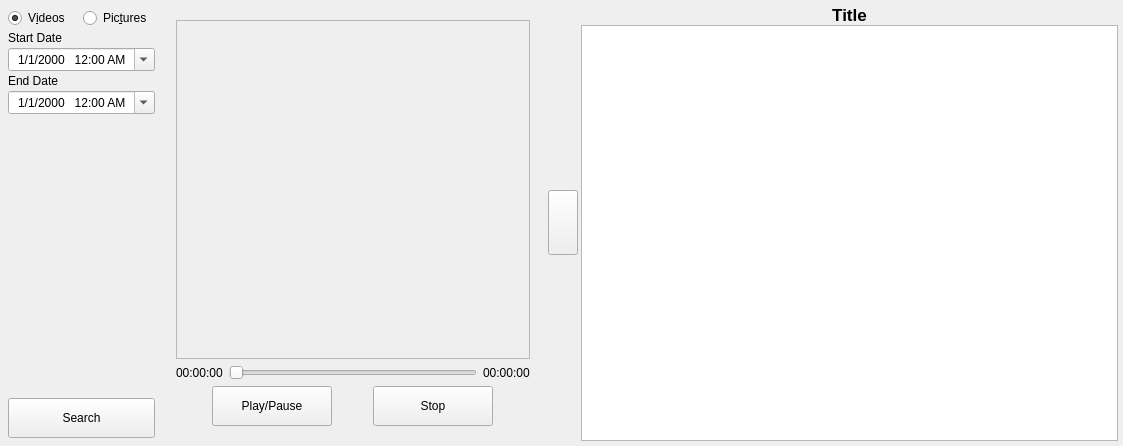
<?xml version="1.0" encoding="UTF-8"?>
<ui version="4.0">
 <class>Records</class>
 <widget class="QWidget" name="Records">
  <property name="geometry">
   <rect>
    <x>0</x>
    <y>0</y>
    <width>1123</width>
    <height>446</height>
   </rect>
  </property>
  <property name="minimumSize">
   <size>
    <width>0</width>
    <height>0</height>
   </size>
  </property>
  <property name="windowTitle">
   <string>Form</string>
  </property>
  <property name="styleSheet">
   <string notr="true">#Records{
	background-color: rgb(33, 33, 33);

}
#Records QLabel{
	color: rgb(189, 189, 189);

}
#Records &gt;QFrame {
	border: 1px solid rgb(189, 189, 189);
}
 #searchButton {
	background-color: rgb(0, 176, 251);
	border : None;
	border-radius:10px;
	padding:10px;
}
#frame QPushButton {
	background-color: rgb(43, 45, 53);
	color: rgb(189, 189, 189);
    border: 1px solid rgb(189, 189, 189);
    border-radius: 12px; 
    padding: 10px; 

}
#frame QPushButton::hover {
	background-color: rgb(0, 142, 246);

}

QRadioButton{
	color: rgb(189, 189, 189);

}

#toggleSideBarButton{
	background-color: rgb(43, 45, 53);
	color: rgb(189, 189, 189);
    border: 1px solid rgb(189, 189, 189);
    border-radius: 12px; 

}

#listWidget{
	background-color:  rgb(33, 33, 33);
	color: rgb(189, 189, 189);
	border: 1px solid rgb(189, 189, 189);
}
#listWidget::item:selected{
	background-color: rgb(78, 114, 171);

}
#listWidget::item:hover{
	background-color: rgb(86, 125, 188);

}

/* Generated automatical with phind (don't care to understand what's it do becaus it look cool)*/

QDateTimeEdit {
        background-color: rgb(43, 45, 53);
        color: rgb(189, 189, 189);
        border: 1px solid rgb(189, 189, 189);
        border-radius: 12px;
        padding: 10px;
        font-size: 14px;
    }

    QDateTimeEdit::drop-down {
		 image: url(:/resources/resources/Icons/angle-down-solid.svg);
       	subcontrol-origin: padding;
        subcontrol-position: top right;
        width: 25px;
        border-left-width: 1px;
        border-left-color: rgb(189, 189, 189);
        border-left-style: solid;
        border-top-right-radius: 12px;
        border-bottom-right-radius: 12px;
        icon-size: 16px, 16px;
        padding: 5px;
    }

 QDateTimeEdit::hover {
        border: 1px solid rgb(0, 142, 246);
    }

</string>
  </property>
  <layout class="QHBoxLayout" name="horizontalLayout_2" stretch="2,5,0,7">
   <property name="spacing">
    <number>3</number>
   </property>
   <property name="leftMargin">
    <number>5</number>
   </property>
   <property name="topMargin">
    <number>5</number>
   </property>
   <property name="rightMargin">
    <number>5</number>
   </property>
   <property name="bottomMargin">
    <number>5</number>
   </property>
   <item>
    <widget class="QFrame" name="leftSideBare">
     <property name="frameShadow">
      <enum>QFrame::Shadow::Raised</enum>
     </property>
     <layout class="QVBoxLayout" name="verticalLayout_3">
      <property name="spacing">
       <number>3</number>
      </property>
      <property name="leftMargin">
       <number>3</number>
      </property>
      <property name="topMargin">
       <number>3</number>
      </property>
      <property name="rightMargin">
       <number>3</number>
      </property>
      <property name="bottomMargin">
       <number>3</number>
      </property>
      <item>
       <layout class="QHBoxLayout" name="horizontalLayout_3">
        <item>
         <widget class="QRadioButton" name="videoRadioButton">
          <property name="text">
           <string>V&amp;ideos</string>
          </property>
          <property name="checked">
           <bool>true</bool>
          </property>
         </widget>
        </item>
        <item>
         <widget class="QRadioButton" name="pictureRadioButton">
          <property name="text">
           <string>Pic&amp;tures</string>
          </property>
         </widget>
        </item>
       </layout>
      </item>
      <item>
       <widget class="QLabel" name="startDateLabel">
        <property name="text">
         <string>Start Date</string>
        </property>
       </widget>
      </item>
      <item>
       <widget class="QDateTimeEdit" name="startDateInput">
        <property name="alignment">
         <set>Qt::AlignmentFlag::AlignCenter</set>
        </property>
        <property name="buttonSymbols">
         <enum>QAbstractSpinBox::ButtonSymbols::NoButtons</enum>
        </property>
        <property name="accelerated">
         <bool>true</bool>
        </property>
        <property name="showGroupSeparator" stdset="0">
         <bool>true</bool>
        </property>
        <property name="displayFormat">
         <string>M/d/yyyy   h:mm AP</string>
        </property>
        <property name="calendarPopup">
         <bool>true</bool>
        </property>
       </widget>
      </item>
      <item>
       <widget class="QLabel" name="endDateLabel">
        <property name="text">
         <string>End Date</string>
        </property>
       </widget>
      </item>
      <item>
       <widget class="QDateTimeEdit" name="endDateInput">
        <property name="alignment">
         <set>Qt::AlignmentFlag::AlignCenter</set>
        </property>
        <property name="buttonSymbols">
         <enum>QAbstractSpinBox::ButtonSymbols::NoButtons</enum>
        </property>
        <property name="displayFormat">
         <string>M/d/yyyy   h:mm AP</string>
        </property>
        <property name="calendarPopup">
         <bool>true</bool>
        </property>
       </widget>
      </item>
      <item>
       <spacer name="verticalSpacer_2">
        <property name="orientation">
         <enum>Qt::Orientation::Vertical</enum>
        </property>
        <property name="sizeHint" stdset="0">
         <size>
          <width>20</width>
          <height>348</height>
         </size>
        </property>
       </spacer>
      </item>
      <item>
       <widget class="QPushButton" name="searchButton">
        <property name="minimumSize">
         <size>
          <width>0</width>
          <height>40</height>
         </size>
        </property>
        <property name="text">
         <string>Search</string>
        </property>
        <property name="icon">
         <iconset resource="records.qrc">
          <normaloff>:/resources/resources/Icons/magnifying-glass-solid.svg</normaloff>:/resources/resources/Icons/magnifying-glass-solid.svg</iconset>
        </property>
       </widget>
      </item>
     </layout>
    </widget>
   </item>
   <item>
    <widget class="QFrame" name="frame">
     <property name="frameShadow">
      <enum>QFrame::Shadow::Raised</enum>
     </property>
     <layout class="QVBoxLayout" name="verticalLayout_2" stretch="0">
      <property name="leftMargin">
       <number>6</number>
      </property>
      <property name="topMargin">
       <number>6</number>
      </property>
      <property name="rightMargin">
       <number>6</number>
      </property>
      <property name="bottomMargin">
       <number>6</number>
      </property>
      <item>
       <widget class="QStackedWidget" name="stackedWidget">
        <property name="frameShadow">
         <enum>QFrame::Shadow::Plain</enum>
        </property>
        <property name="currentIndex">
         <number>0</number>
        </property>
        <widget class="QWidget" name="videoPlayerPage">
         <layout class="QVBoxLayout" name="verticalLayout_4" stretch="1,0,0">
          <item>
           <widget class="QFrame" name="videoWidgetFram">
            <property name="frameShape">
             <enum>QFrame::Shape::StyledPanel</enum>
            </property>
            <property name="frameShadow">
             <enum>QFrame::Shadow::Raised</enum>
            </property>
            <layout class="QGridLayout" name="gridLayout">
             <property name="leftMargin">
              <number>0</number>
             </property>
             <property name="topMargin">
              <number>0</number>
             </property>
             <property name="rightMargin">
              <number>0</number>
             </property>
             <property name="bottomMargin">
              <number>0</number>
             </property>
             <property name="spacing">
              <number>0</number>
             </property>
             <item row="0" column="0">
              <layout class="QGridLayout" name="videoWidgetFramLayout">
               <property name="spacing">
                <number>0</number>
               </property>
              </layout>
             </item>
            </layout>
           </widget>
          </item>
          <item>
           <layout class="QHBoxLayout" name="horizontalLayout_5" stretch="0,1,0">
            <item>
             <widget class="QLabel" name="currentTimeVideo">
              <property name="text">
               <string>00:00:00</string>
              </property>
             </widget>
            </item>
            <item>
             <widget class="QSlider" name="slider">
              <property name="singleStep">
               <number>1</number>
              </property>
              <property name="pageStep">
               <number>20</number>
              </property>
              <property name="tracking">
               <bool>true</bool>
              </property>
              <property name="orientation">
               <enum>Qt::Orientation::Horizontal</enum>
              </property>
             </widget>
            </item>
            <item>
             <widget class="QLabel" name="totalTimeVideo">
              <property name="text">
               <string>00:00:00</string>
              </property>
             </widget>
            </item>
           </layout>
          </item>
          <item>
           <layout class="QHBoxLayout" name="horizontalLayout">
            <property name="spacing">
             <number>5</number>
            </property>
            <item>
             <widget class="QPushButton" name="playButton">
              <property name="minimumSize">
               <size>
                <width>70</width>
                <height>40</height>
               </size>
              </property>
              <property name="maximumSize">
               <size>
                <width>120</width>
                <height>16777215</height>
               </size>
              </property>
              <property name="text">
               <string>Play/Pause</string>
              </property>
              <property name="icon">
               <iconset resource="records.qrc">
                <normaloff>:/resources/resources/Icons/play-solid.svg</normaloff>:/resources/resources/Icons/play-solid.svg</iconset>
              </property>
             </widget>
            </item>
            <item>
             <widget class="QPushButton" name="stopButton">
              <property name="minimumSize">
               <size>
                <width>70</width>
                <height>40</height>
               </size>
              </property>
              <property name="maximumSize">
               <size>
                <width>120</width>
                <height>16777215</height>
               </size>
              </property>
              <property name="text">
               <string>Stop</string>
              </property>
              <property name="icon">
               <iconset resource="records.qrc">
                <normaloff>:/resources/resources/Icons/stop-solid.svg</normaloff>:/resources/resources/Icons/stop-solid.svg</iconset>
              </property>
             </widget>
            </item>
           </layout>
          </item>
         </layout>
        </widget>
        <widget class="QWidget" name="picutreViewerPage">
         <layout class="QVBoxLayout" name="verticalLayout_5">
          <item>
           <widget class="QLabel" name="pictureViewer">
            <property name="text">
             <string>TextLabel</string>
            </property>
            <property name="scaledContents">
             <bool>true</bool>
            </property>
            <property name="alignment">
             <set>Qt::AlignmentFlag::AlignCenter</set>
            </property>
           </widget>
          </item>
         </layout>
        </widget>
       </widget>
      </item>
     </layout>
    </widget>
   </item>
   <item>
    <widget class="QPushButton" name="toggleSideBarButton">
     <property name="minimumSize">
      <size>
       <width>30</width>
       <height>65</height>
      </size>
     </property>
     <property name="maximumSize">
      <size>
       <width>30</width>
       <height>16777215</height>
      </size>
     </property>
     <property name="text">
      <string/>
     </property>
     <property name="icon">
      <iconset resource="records.qrc">
       <normaloff>:/resources/resources/Icons/angle-left-solid.svg</normaloff>:/resources/resources/Icons/angle-left-solid.svg</iconset>
     </property>
    </widget>
   </item>
   <item>
    <widget class="QFrame" name="rightSideBar">
     <property name="enabled">
      <bool>true</bool>
     </property>
     <property name="minimumSize">
      <size>
       <width>0</width>
       <height>0</height>
      </size>
     </property>
     <property name="maximumSize">
      <size>
       <width>16777215</width>
       <height>16777215</height>
      </size>
     </property>
     <property name="frameShadow">
      <enum>QFrame::Shadow::Raised</enum>
     </property>
     <property name="toggled" stdset="0">
      <bool>true</bool>
     </property>
     <layout class="QVBoxLayout" name="verticalLayout">
      <property name="spacing">
       <number>0</number>
      </property>
      <property name="leftMargin">
       <number>0</number>
      </property>
      <property name="topMargin">
       <number>0</number>
      </property>
      <property name="rightMargin">
       <number>0</number>
      </property>
      <property name="bottomMargin">
       <number>0</number>
      </property>
      <item>
       <widget class="QLabel" name="titleLabel">
        <property name="font">
         <font>
          <pointsize>13</pointsize>
          <italic>false</italic>
          <bold>true</bold>
         </font>
        </property>
        <property name="text">
         <string>Title</string>
        </property>
        <property name="alignment">
         <set>Qt::AlignmentFlag::AlignCenter</set>
        </property>
       </widget>
      </item>
      <item>
       <widget class="QListWidget" name="listWidget">
        <property name="enabled">
         <bool>true</bool>
        </property>
        <property name="editTriggers">
         <set>QAbstractItemView::EditTrigger::DoubleClicked</set>
        </property>
       </widget>
      </item>
     </layout>
    </widget>
   </item>
  </layout>
 </widget>
 <tabstops>
  <tabstop>videoRadioButton</tabstop>
  <tabstop>pictureRadioButton</tabstop>
  <tabstop>startDateInput</tabstop>
  <tabstop>endDateInput</tabstop>
  <tabstop>searchButton</tabstop>
 </tabstops>
 <resources>
  <include location="records.qrc"/>
 </resources>
 <connections/>
</ui>
